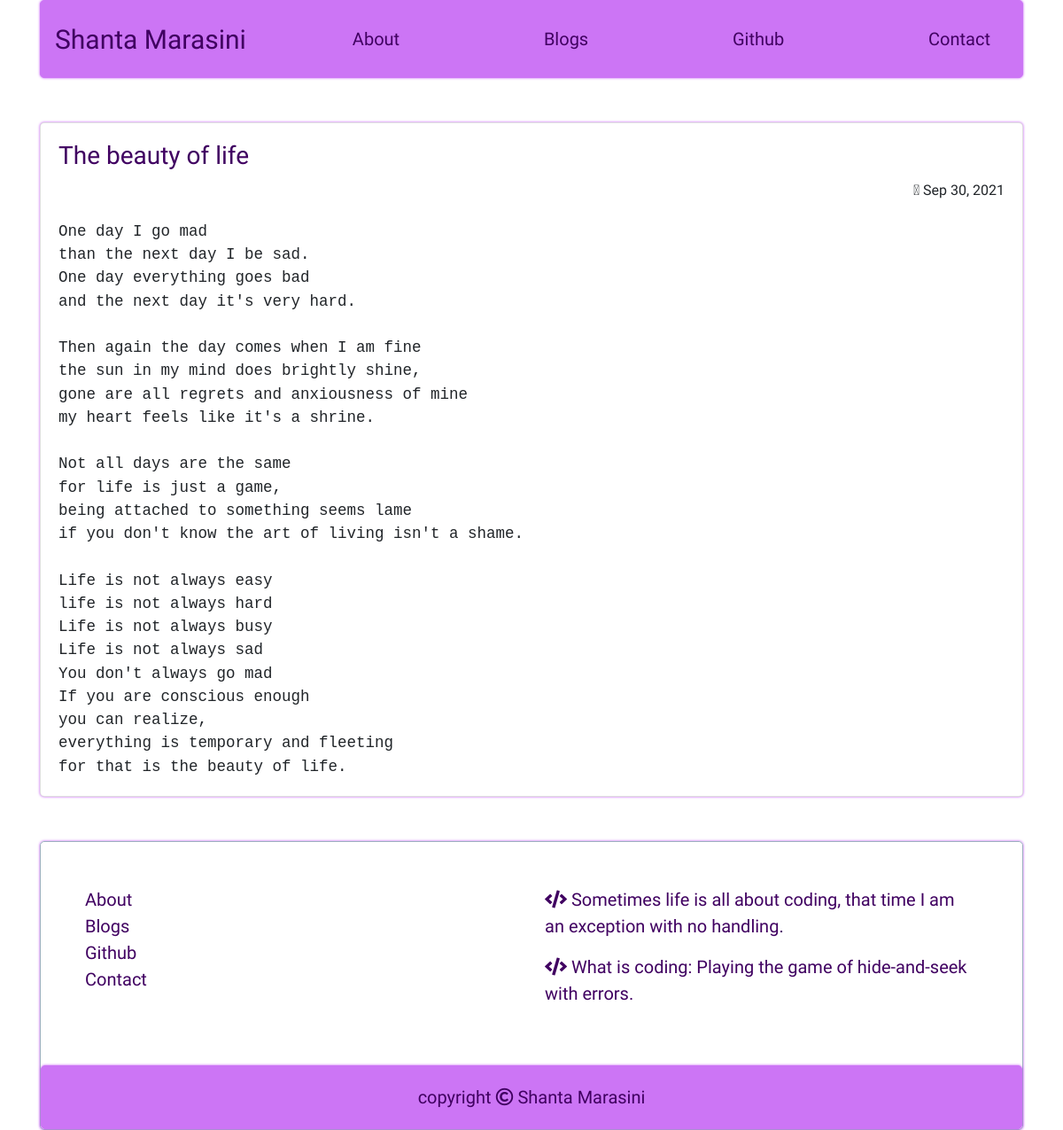
The app's page /blog/2/ with its own data.
### blog/models.py (models this page shows, shortened)
class Post(models.Model):
    title = models.CharField(max_length=250)
    author = models.ForeignKey(User, on_delete=models.CASCADE)
    body = models.TextField()
    created = models.DateTimeField(auto_now_add=True)
    updated = models.DateTimeField(auto_now=True)
    objects = models.Manager()  # The default manager.
    class Meta:
        ordering = ('-created',)

### blog/views.py (the view)
# urls.py: path('blog/<int:pk>/', PostDetail.as_view(), name='post_detail'),
class PostDetail(DetailView):
    model = Post
    context_object_name = 'post'

### blog/templates/blog/post_detail.html (shortened to what this page needs)
{% extends 'base.html' %}
{% block main %}
<div class="card">
 <div class="card-body">
  <h3 class="card-title">
   {{ post.title }}
  </h3>
  <h6 class="publish-date mb-4"> <i class="fal fa-calendar-day"></i> {{ post.created|date:"M d, Y" }}</h6>
  <pre class="card-text">{{ post.body }}</pre>
 </div>
</div>
{% endblock %}

### static/css/style.css (style rules this page uses)
body { font-family: 'Patrick Hand', cursive; font-size: 20px; }

### static/css/about.css (style rules this page uses)
.card { border-radius: 5px; box-shadow: 0px 0px 3px #C04FF5; }
.card-title { color: #400061; }

### blog/static/blog/css/post_list.css (style rules this page uses)
.publish-date { text-align: right; }

### records on screen
Post: title "The beauty of life", created "Sep 30, 2021", body "One day I go mad than the next day I be sad. One day everything goes bad and the next day it's very hard. Then again the day comes when I am fine the sun in my mind does brightly shine, gone are all regrets and anxiousness of mine my heart feels like it's a shrine. Not all days are the same for life is just a game, being attached to something seems lame if you don't know the art of living isn't a shame. Life is not always easy life is not always hard Life is not always busy Life is not always sad You don't always go mad If you are conscious enough you can realize, everything is temporary and fleeting for that is the beauty of life."
